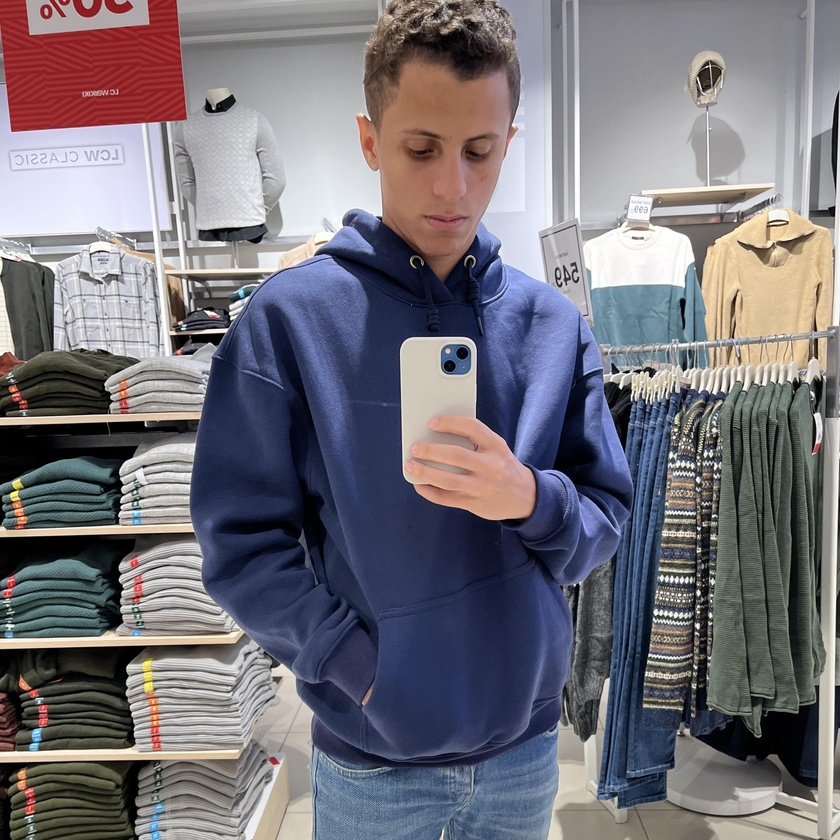
#> input picture DataAugmentation/mo.jpg, 840 x 840 px, shrunk from 2047 x 2048 before the run, given in place of the camera
$ jupyter execute FrontalFaceDetector.ipynb
#> lines starting #> are read from the running program, lines starting #| are printed output that depends on the picture; after the words box and inside, x2 and y2 are one past the last pixel; in counts of white or black regions, pixels touching at a corner belong together
[cell 1]
import numpy as np

import cv2

import os

# /?os.chdir(r"E:\faceeyedetection")

address = 'http://192.168.1.2:8080/video'
cap =cv2.VideoCapture(0)
cap.open(address)

# address = 'put your address here'

cap.open(address)

face_cascade =cv2.CascadeClassifier("haarcascade_frontalface_default.xml")

eyes_cascade =cv2.CascadeClassifier("haarcascade_eye.xml")


while(cap.isOpened()):

    ret ,frame =cap.read()
#> frame is the input picture: shape (840, 840, 3); mean B, G, R 121.4, 113.8, 117


    gray =cv2.cvtColor(frame,cv2.COLOR_BGR2GRAY)
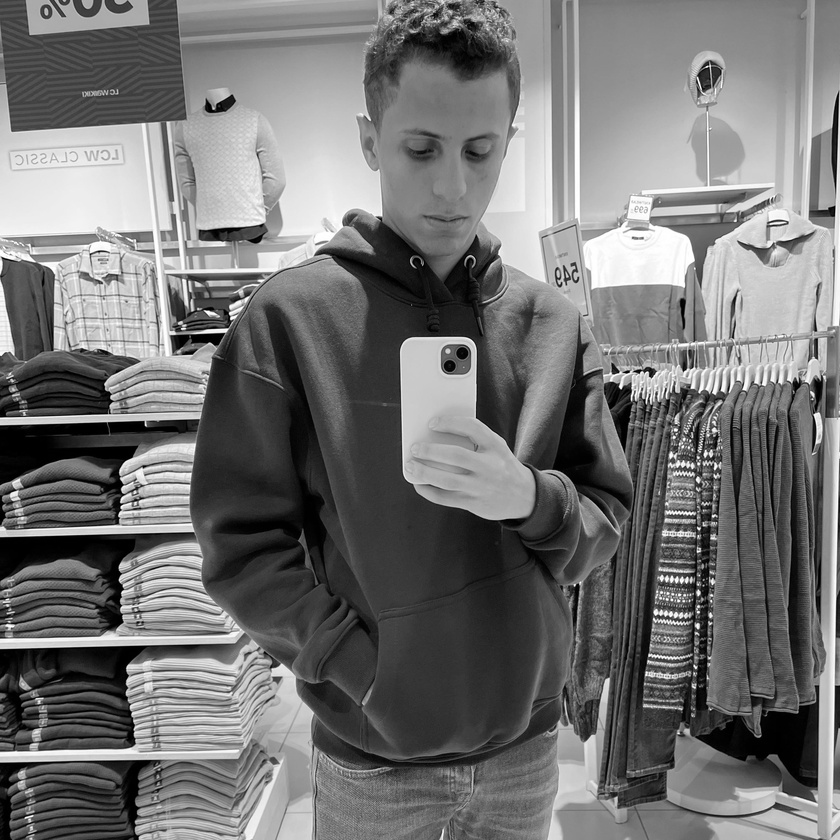
#> gray: shape (840, 840); min 0, max 255, mean 115.6


    faces =face_cascade.detectMultiScale(gray ,1.3 , 4)
#> faces = [[373, 97, 151, 151]]

    for (x,y,h,w) in faces :

        img = cv2.rectangle(frame ,(x,y),(x+w ,y+h),(0,255,0),3)

        img[y:y+h,x:x+w] = cv2.medianBlur(img[y:y+h,x:x+w],75)


        roi_gray=gray[y:y+h ,x:x+w]

        roi_color=frame[y:y+h ,x:x+w]

        eyes =eyes_cascade.detectMultiScale(roi_gray)

        for(ex,ey,eh,ew) in eyes :

            cv2.rectangle(roi_color ,(ex,ey),(ex+ew ,ey+eh),(0,0,255),3)
#> this loop made 1 pass
#> (x, y, h, w, eyes) on pass 1: (373, 97, 151, 151, [[81, 36, 39, 39], [25, 25, 51, 51]])
#> pass 1, `roi_gray=gray[y:y+h ,x:x+w]`:
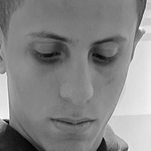
#> roi_gray: shape (151, 151); min 1, max 254, mean 134.5
#> pass 1, `roi_color=frame[y:y+h ,x:x+w]`:
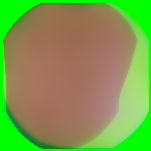
#> roi_color: shape (151, 151, 3); mean B, G, R 76.9, 156.3, 125.9
#> after the loop:
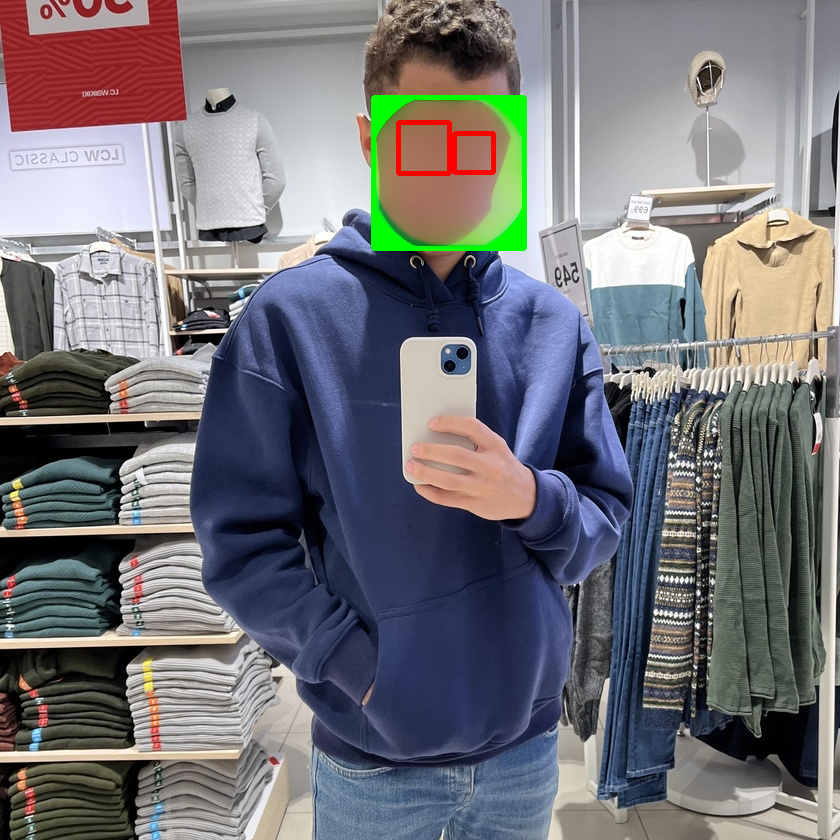
#> frame: shape (840, 840, 3); 3.45% of pixels changed, all inside (x1, y1, x2, y2) = (371, 95, 527, 251)
#> after the loop:
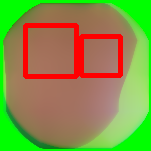
#> roi_color: shape (151, 151, 3); 7.79% of pixels changed, all inside (x1, y1, x2, y2) = (23, 23, 123, 79)


    cv2.imshow("frame" ,frame)


    key =cv2.waitKey(1)
#> (key Esc is pressed here)

    if(key == 27):

        break


cap.release()

cv2.destroyAllWindows()

$ run again, on DataAugmentation/mo1.jpg
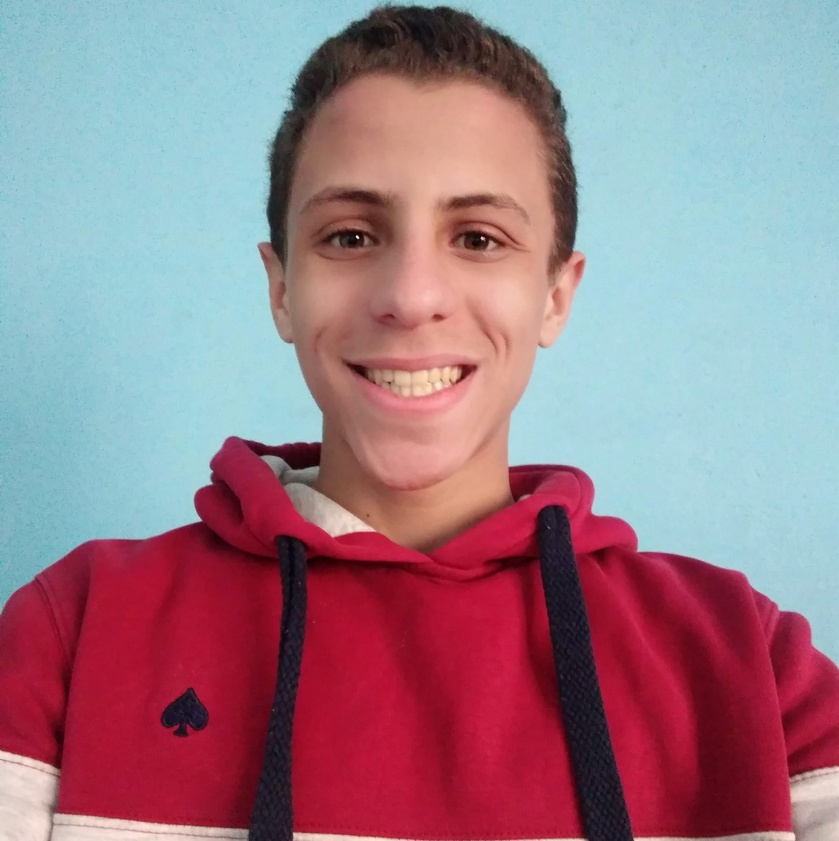
#> input picture DataAugmentation/mo1.jpg, 839 x 841 px, shrunk from 2008 x 2015 before the run, given in place of the camera
#> frame is the input picture: shape (841, 839, 3); mean B, G, R 136.9, 125.2, 155.8
#> `gray =cv2.cvtColor(frame,cv2.COLOR_BGR2GRAY)`:
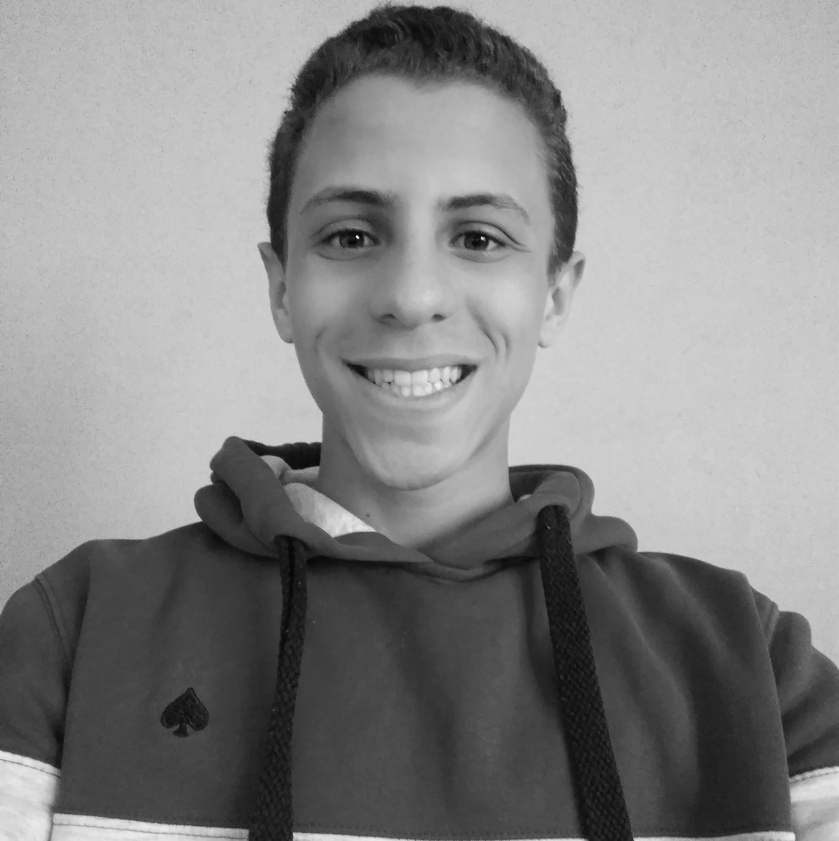
#> gray: shape (841, 839); min 4, max 252, mean 135.7
#> faces = [[227, 85, 377, 377]]
#> the loop `for (x,y,h,w) in faces : ` made 1 pass
#> after the loop `for (x,y,h,w) in faces :`:
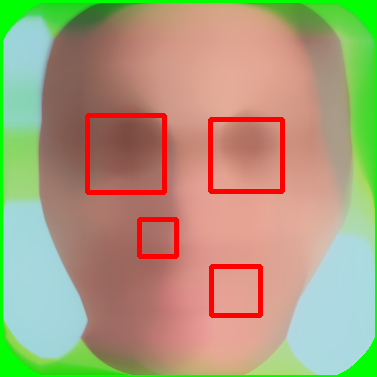
#> roi_color: shape (377, 377, 3); mean B, G, R 124, 157.8, 170.3
